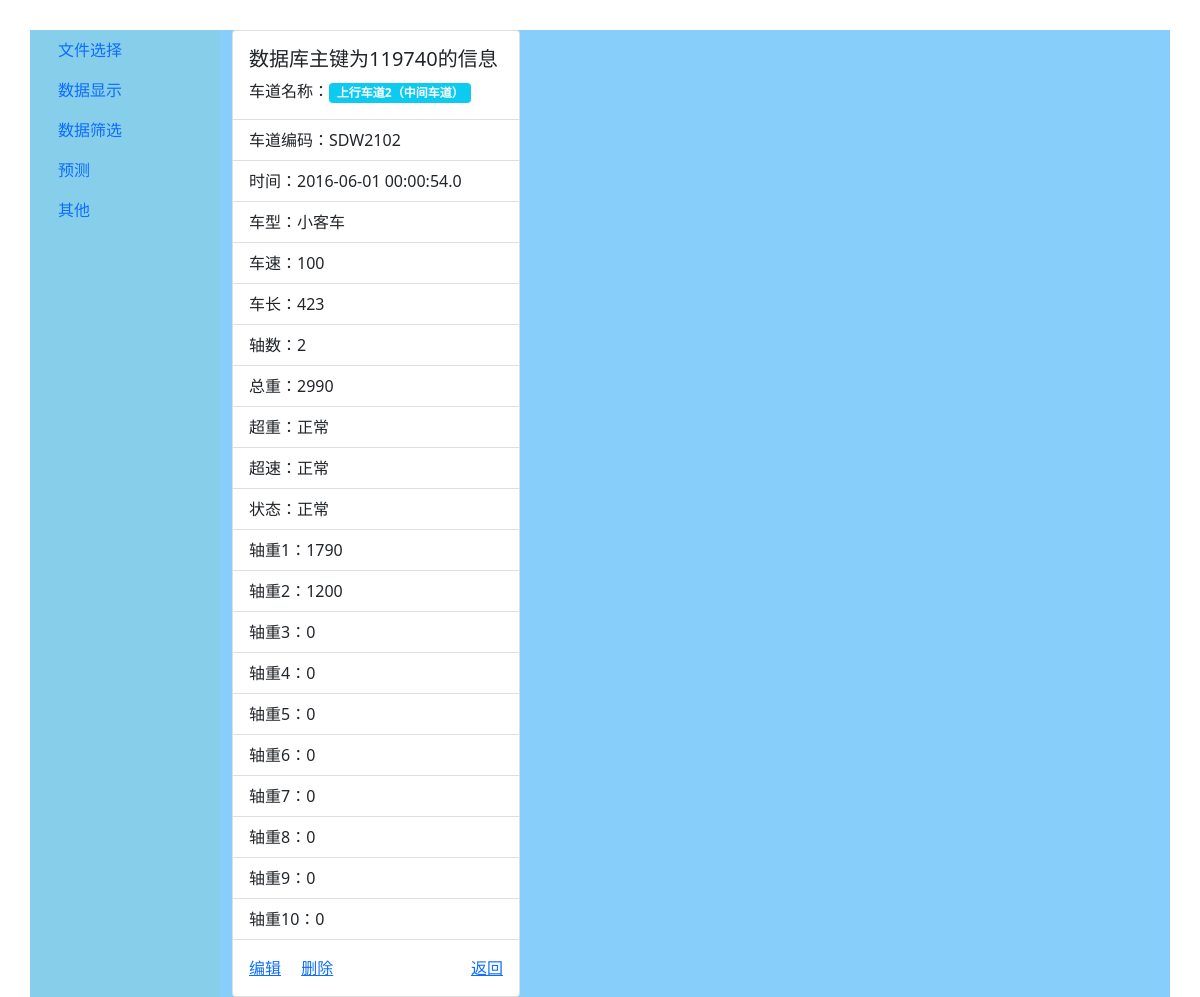
Page /tfp/119740/detail/ on the committed database.
### trafficflowprediction/models.py (models this page shows)
class CarInfo(models.Model):
    lane_name = models.CharField(max_length=15)
    lane_code = models.CharField(max_length=7)
    time = models.CharField(max_length=22)
    car_type = models.CharField(max_length=3)
    speed = models.PositiveSmallIntegerField()
    car_length = models.PositiveSmallIntegerField()
    axles = models.PositiveSmallIntegerField()
    total_weight = models.PositiveSmallIntegerField()
    axle1_weight = models.PositiveSmallIntegerField()
    axle2_weight = models.PositiveSmallIntegerField()
    axle3_weight = models.PositiveSmallIntegerField()
    axle4_weight = models.PositiveSmallIntegerField()
    axle5_weight = models.PositiveSmallIntegerField()
    axle6_weight = models.PositiveSmallIntegerField()
    axle7_weight = models.PositiveSmallIntegerField()
    axle8_weight = models.PositiveSmallIntegerField()
    axle9_weight = models.PositiveSmallIntegerField()
    axle10_weight = models.PositiveSmallIntegerField()
    overload = models.CharField(max_length=5)
    overspeed = models.CharField(max_length=5)
    state = models.CharField(max_length=5)
    class Meta:
        permissions = ()

### trafficflowprediction/views.py (the view)
# urls.py: path('<int:pk>/detail/', Detail.as_view(), name='detail'),
class Detail(DetailView):
    model = CarInfo
    template_name = 'trafficflowprediction/detail.html'

### trafficflowprediction/templates/trafficflowprediction/detail.html (shortened to what this page needs)
{% extends 'trafficflowprediction/base.html' %}
{% block data_content %}
    <div class="card" style="width: 18rem;">
        <div class="card-body">
            <h5 class="card-title">数据库主键为{{ object.pk }}的信息</h5>
            <p class="card-text">
                车道名称：<span class="badge badge-secondary bg-info">{{ object.lane_name }}</span>
            </p>
        </div>
        <ul class="list-group list-group-flush">
            <li class="list-group-item">车道编码：{{ object.lane_code }}</li>
            <li class="list-group-item">时间：{{ object.time }}</li>
            <li class="list-group-item">车型：{{ object.car_type }}</li>
            <li class="list-group-item">车速：{{ object.speed }}</li>
            <li class="list-group-item">车长：{{ object.car_length }}</li>
            <li class="list-group-item">轴数：{{ object.axles }}</li>
            <li class="list-group-item">总重：{{ object.total_weight }}</li>
            <li class="list-group-item">超重：{{ object.overload }}</li>
            <li class="list-group-item">超速：{{ object.overspeed }}</li>
            <li class="list-group-item">状态：{{ object.state }}</li>
            <li class="list-group-item">轴重1：{{ object.axle1_weight }}</li>
            <li class="list-group-item">轴重2：{{ object.axle2_weight }}</li>
            <li class="list-group-item">轴重3：{{ object.axle3_weight }}</li>
            <li class="list-group-item">轴重4：{{ object.axle4_weight }}</li>
            <li class="list-group-item">轴重5：{{ object.axle5_weight }}</li>
            <li class="list-group-item">轴重6：{{ object.axle6_weight }}</li>
            <li class="list-group-item">轴重7：{{ object.axle7_weight }}</li>
            <li class="list-group-item">轴重8：{{ object.axle8_weight }}</li>
            <li class="list-group-item">轴重9：{{ object.axle9_weight }}</li>
            <li class="list-group-item">轴重10：{{ object.axle10_weight }}</li>
        </ul>
        <div class="card-body">
            <a href="{% url 'trafficflowprediction:update' object.pk %}" class="card-link">编辑</a>
            <a href="{% url 'trafficflowprediction:delete' object.pk %}" class="card-link">删除</a>
            <a class="float-end" href="{% url 'trafficflowprediction:show' p=1 %}">返回</a>
        </div>
    </div>
{% endblock %}

### rows in the picture
CarInfo: pk "119740", lane_name "上行车道2（中间车道）", lane_code "SDW2102", time "2016-06-01 00:00:54.0", car_type "小客车", speed "100", car_length "423", axles "2", total_weight "2990", overload "正常", overspeed "正常", state "正常", axle1_weight "1790", axle2_weight "1200", axle3_weight "0", axle4_weight "0", axle5_weight "0", axle6_weight "0", axle7_weight "0", axle8_weight "0", axle9_weight "0", axle10_weight "0"
